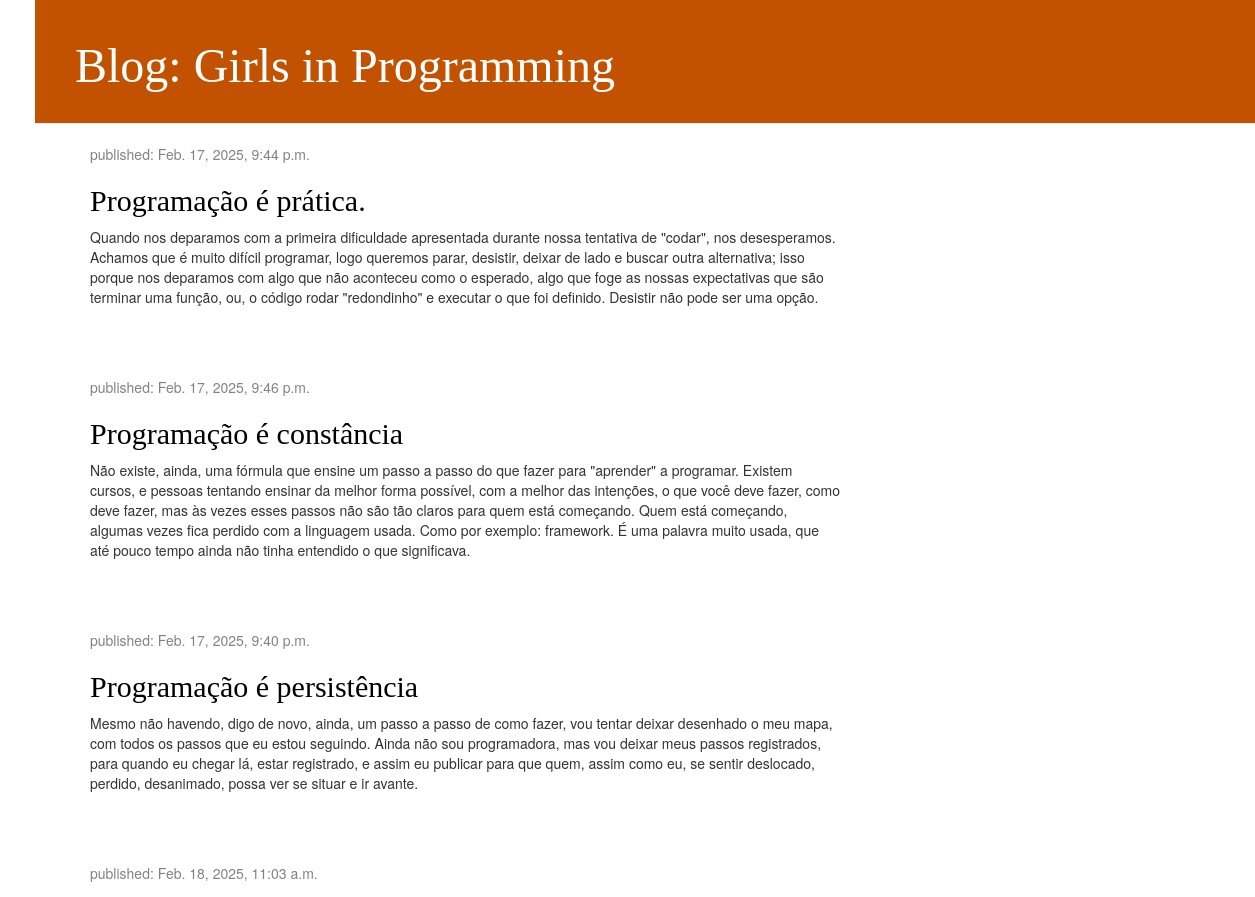
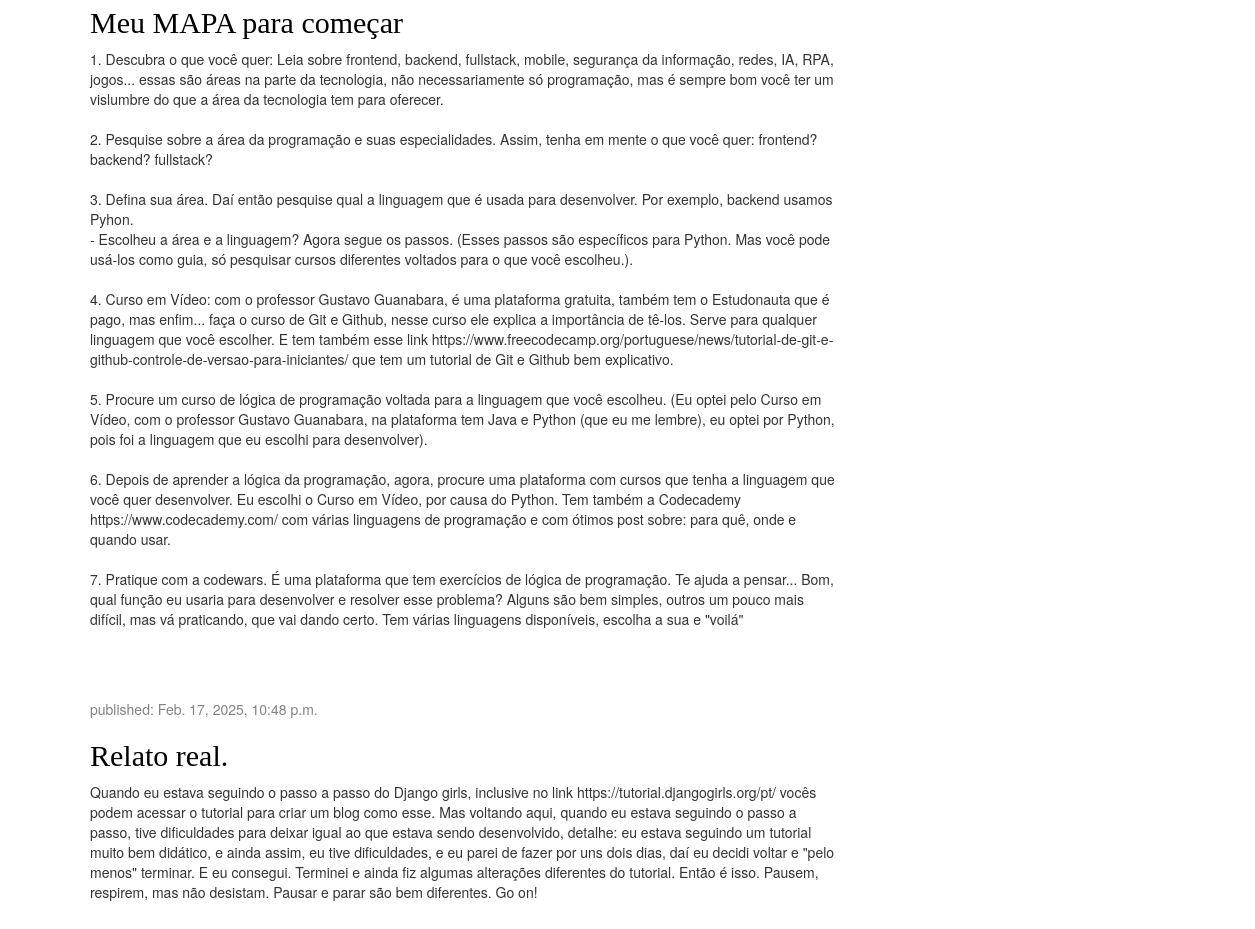
The page / on the database its author committed (2 pictures, top to bottom).
### blog/models.py (models this page shows, shortened)
class Post(models.Model):
    author = models.ForeignKey(settings.AUTH_USER_MODEL, on_delete=models.CASCADE)
    title = models.CharField(max_length=200)
    text = models.TextField()
    created_date = models.DateTimeField(default=timezone.now)
    published_date = models.DateTimeField(blank=True, null=True)

### blog/views.py (the view)
# urls.py: path('', views.post_list, name='post_list'),
def post_list(request):
    posts = Post.objects.filter(published_date__lte=timezone.now()).order_by('created_date')
    return render(request, 'blog/post_list.html', {'posts': posts})

### blog/templates/blog/post_list.html (shortened to what this page needs)
{% extends 'blog/base.html' %}
{% load static %}
        {% block content %}
                {% for post in posts %}
                    <div class="post">
                        <div class="date">
                            <p>published: {{ post.published_date }}</p>
                        </div>
                        <h2><a href="">{{ post.title }}</a></h2>
                        <p>{{ post.text|linebreaksbr }}</p>
                    </div>
                {% endfor %}
        {% endblock %}

### blog/templates/blog/base.html (shortened to what this page needs)
{% load static %}
<html>
    <head>
        <link rel="stylesheet" href="//maxcdn.bootstrapcdn.com/bootstrap/3.2.0/css/bootstrap.min.css">
        <link rel="stylesheet" href="//maxcdn.bootstrapcdn.com/bootstrap/3.2.0/css/bootstrap-theme.min.css">
        <link rel="stylesheet" href="{% static 'css/blog.css' %}">
    </head>
    <body>
        <div class="page-header">
            <h1><a href="/">Blog: Girls in Programming</a></h1>
        </div>
        <div class="content container">
            <div class="row">
                <div class="col-md-8">
                {% block content %}
                {% endblock %}
                </div>
            </div>
        </div>
    </body>
</html>

### blog/static/css/blog.css (style rules this page uses)
h1 a, h2 a { color: #C25100; }
body { padding-left: 35px; }
.page-header { background-color: #C25100; margin-top: 0; padding: 20px 20px 20px 40px; }
.page-header h1, .page-header h1 a, .page-header h1 a:visited, .page-header h1 a:active { color: #ffffff; font-size: 36pt; text-decoration: none; }
.content { margin-left: 40px; }
h1, h2, h3, h4 { font-family: 'Playfair Display', serif; }
.date { color: #828282; }
.post { margin-bottom: 70px; }
.post h2 a, .post h2 a:visited { color: #000000; }

### rows shown on the page
Post: published_date "Feb. 17, 2025, 9:44 p.m.", title "Programação é prática.", text "Quando nos deparamos com a primeira dificuldade apresentada durante nossa tentativa de \"codar\", nos desesperamos. Achamos que é muito difícil programar, logo queremos parar, desistir, deixar de lado e buscar outra alternativa; isso porque nos deparamos com algo que não aconteceu como o esperado, algo que foge as nossas expectativas que são terminar uma função, ou, o código rodar \"redondinho\" e executar o que foi definido. Desistir não pode ser uma opção."
Post: published_date "Feb. 17, 2025, 9:46 p.m.", title "Programação é constância", text "Não existe, ainda, uma fórmula que ensine um passo a passo do que fazer para \"aprender\" a programar. Existem cursos, e pessoas tentando ensinar da melhor forma possível, com a melhor das intenções, o que você deve fazer, como deve fazer, mas às vezes esses passos não são tão claros para quem está começando. Quem está começando, algumas vezes fica perdido com a linguagem usada. Como por exemplo: framework. É uma palavra muito usada, que até pouco tempo ainda não tinha entendido o que significava."
Post: published_date "Feb. 17, 2025, 9:40 p.m.", title "Programação é persistência", text "Mesmo não havendo, digo de novo, ainda, um passo a passo de como fazer, vou tentar deixar desenhado o meu mapa, com todos os passos que eu estou seguindo. Ainda não sou programadora, mas vou deixar meus passos registrados, para quando eu chegar lá, estar registrado, e assim eu publicar para que quem, assim como eu, se sentir deslocado, perdido, desanimado, possa ver se situar e ir avante."
Post: published_date "Feb. 18, 2025, 11:03 a.m.", title "Meu MAPA para começar", text "1. Descubra o que você quer: Leia sobre frontend, backend, fullstack, mobile, segurança da informação, redes, IA, RPA, jogos... essas são áreas na parte da tecnologia, não necessariamente só programação, mas é sempre bom você ter um vislumbre do que a área da tecnologia tem para oferecer. 2. Pesquise sobre a área da programação e suas especialidades. Assim, tenha em mente o que você quer: frontend? backend? fullstack? 3. Defina sua área. Daí então pesquise qual a linguagem que é usada para desenvolver. Por exemplo, backend usamos Pyhon. - Escolheu a área e a linguagem? Agora segue os passos. (Esses passos são específicos para Python. Mas você pode usá-los como guia, só pesquisar cursos…"
Post: published_date "Feb. 17, 2025, 10:48 p.m.", title "Relato real.", text "Quando eu estava seguindo o passo a passo do Django girls, inclusive no link https://tutorial.djangogirls.org/pt/ vocês podem acessar o tutorial para criar um blog como esse. Mas voltando aqui, quando eu estava seguindo o passo a passo, tive dificuldades para deixar igual ao que estava sendo desenvolvido, detalhe: eu estava seguindo um tutorial muito bem didático, e ainda assim, eu tive dificuldades, e eu parei de fazer por uns dois dias, daí eu decidi voltar e \"pelo menos\" terminar. E eu consegui. Terminei e ainda fiz algumas alterações diferentes do tutorial. Então é isso. Pausem, respirem, mas não desistam. Pausar e parar são bem diferentes. Go on!"
